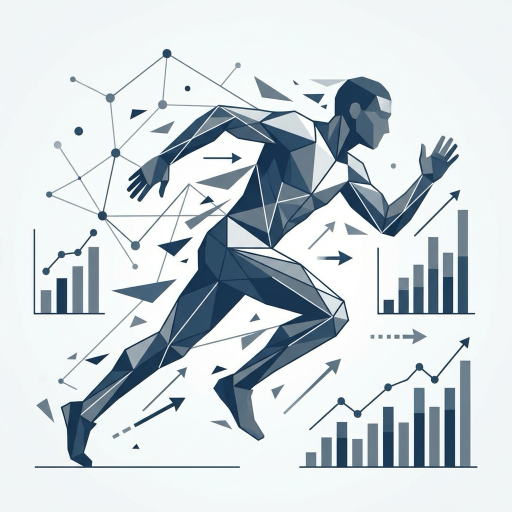
#> input picture runner_feature.png, 1024 x 1024 px (shown at 1/2 size)
$ python generate_cover.py
#> lines starting #> are read from the running program, lines starting #| are printed output that depends on the picture
from PIL import Image, ImageDraw, ImageFont
import os

# Configuration
COVER_WIDTH = 1024
COVER_HEIGHT = 1536
BG_COLOR = "#0f172a"  # Dark Slate (matches Quarto slate theme roughly)
TEXT_COLOR = "#ffffff"
ACCENT_COLOR = "#38bdf8" # Light Blue for subtitle line or accent

# Source Image
SOURCE_IMG = "runner_feature.png"

# Text Content
TITLE = "Statistics for\nMovement Science"
SUBTITLE = "A Hands-On Guide with SPSS | First Edition"
AUTHOR = "Ovande Furtado, Jr., Ph.D."

def create_cover():
    # 1. Create Canvas
    cover = Image.new("RGB", (COVER_WIDTH, COVER_HEIGHT), BG_COLOR)
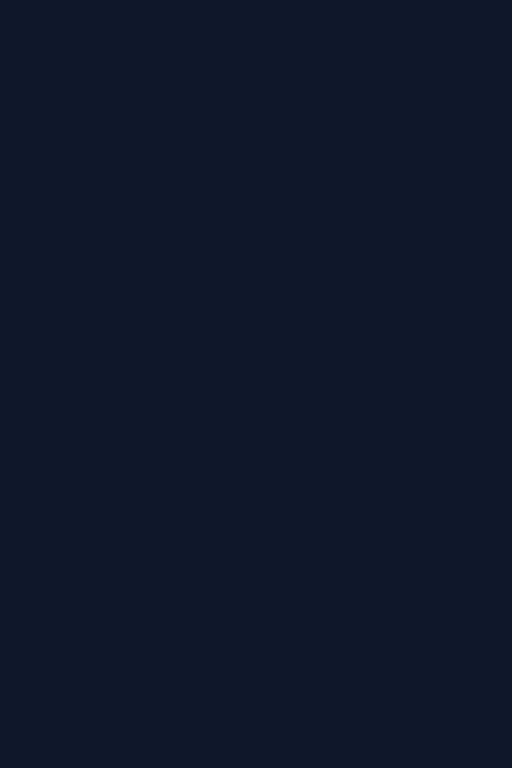
#> cover: PIL image 1024x1536 RGB (shown at 1/2 size); mean R, G, B 15, 23, 42
    draw = ImageDraw.Draw(cover)

    # 2. Load and Place Feature Image
    # Resizing logic: Keep aspect ratio of 1024x1024, maybe scale down slightly to fit nicely in middle?
    # Or just place it. 1024 width fits perfectly.
    if os.path.exists(SOURCE_IMG):
        feature = Image.open(SOURCE_IMG).convert("RGB")
#> feature is the input picture: PIL image 1024x1024 RGB; mean R, G, B 204.8, 213.5, 218.1
        # Resize if needed? It's 1024x1024.
        # Let's place it vertically centered, slightly shifted up?
        # Canvas 1536. Image 1024. Space left: 512.
        # Top space: 256. Bottom: 256.
        # This leaves room for title at top and author at bottom.
        # Perfect.
        y_pos = (COVER_HEIGHT - feature.height) // 2
#> y_pos = 256
        cover.paste(feature, (0, y_pos))
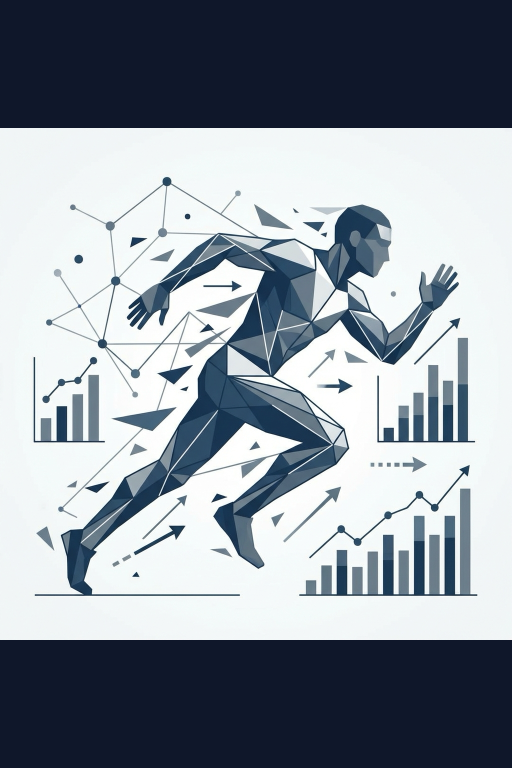
#> cover: PIL image 1024x1536 RGB (shown at 1/2 size); mean R, G, B 141.5, 150, 159.4
    else:
        print("Feature image not found, skipping.")

    # 3. Typography
    # Try to find a nice font
    font_path = "/System/Library/Fonts/Supplemental/Arial.ttf"
    if not os.path.exists(font_path):
        font_path = "/Library/Fonts/Arial.ttf"
    if not os.path.exists(font_path):
        # Fallback to default load_default (bitmap, ugly but works)
        font_large = ImageFont.load_default()
        font_medium = ImageFont.load_default()
        font_small = ImageFont.load_default()
    else:
        font_large = ImageFont.truetype(font_path, 90)
        font_medium = ImageFont.truetype(font_path, 40)
        font_small = ImageFont.truetype(font_path, 50)

    # 4. Draw Title (Top Centered)
    # Multiline title support in PIL depends on version, manual split safer for older PIL
    # "Statistics for"
    # "Movement Science"

    # Measure and draw Title
    title_lines = TITLE.split('\n')
    current_y = 100
    for line in title_lines:
        bbox = draw.textbbox((0, 0), line, font=font_large)
        w = bbox[2] - bbox[0]
        x = (COVER_WIDTH - w) // 2
        draw.text((x, current_y), line, font=font_large, fill=TEXT_COLOR)
        current_y += 110 # Line spacing
#> this loop made 2 passes
#> (bbox, w, x) on passes 1 to 2: ((0, 1, 53, 10), 53, 485), ((0, 2, 90, 10), 90, 467)
#> after the loop, current_y = 320

    # 5. Draw Subtitle (Below Title, above Image)
    # Or below image? "A Hands-On Guide..." might be good below title.
    # Let's put it below the title block.
    current_y += 20
#> current_y = 340
    subtitle_bbox = draw.textbbox((0, 0), SUBTITLE, font=font_medium)
#> subtitle_bbox = (0, 1, 197, 12)
    sub_w = subtitle_bbox[2] - subtitle_bbox[0]
#> sub_w = 197
    sub_x = (COVER_WIDTH - sub_w) // 2
#> sub_x = 413
    draw.text((sub_x, current_y), SUBTITLE, font=font_medium, fill=ACCENT_COLOR)

    # 6. Draw Author (Bottom Centered)
    author_bbox = draw.textbbox((0, 0), AUTHOR, font=font_small)
#> author_bbox = (0, 2, 118, 11)
    aut_w = author_bbox[2] - author_bbox[0]
#> aut_w = 118
    aut_x = (COVER_WIDTH - aut_w) // 2
#> aut_x = 453

    # Position at bottom with padding
    aut_y = COVER_HEIGHT - 200
    draw.text((aut_x, aut_y), AUTHOR, font=font_small, fill=TEXT_COLOR)

    # Save
    cover.save("cover_new.png")
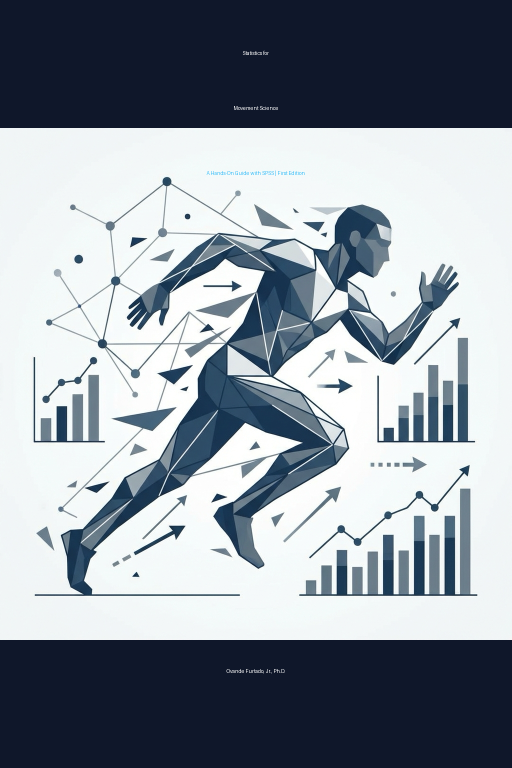
#> saved as cover_new.png: PIL image 1024x1536 RGB (shown at 1/2 size); mean R, G, B 141.6, 150.1, 159.5
    print("Cover created successfully.")

if __name__ == "__main__":
    create_cover()
